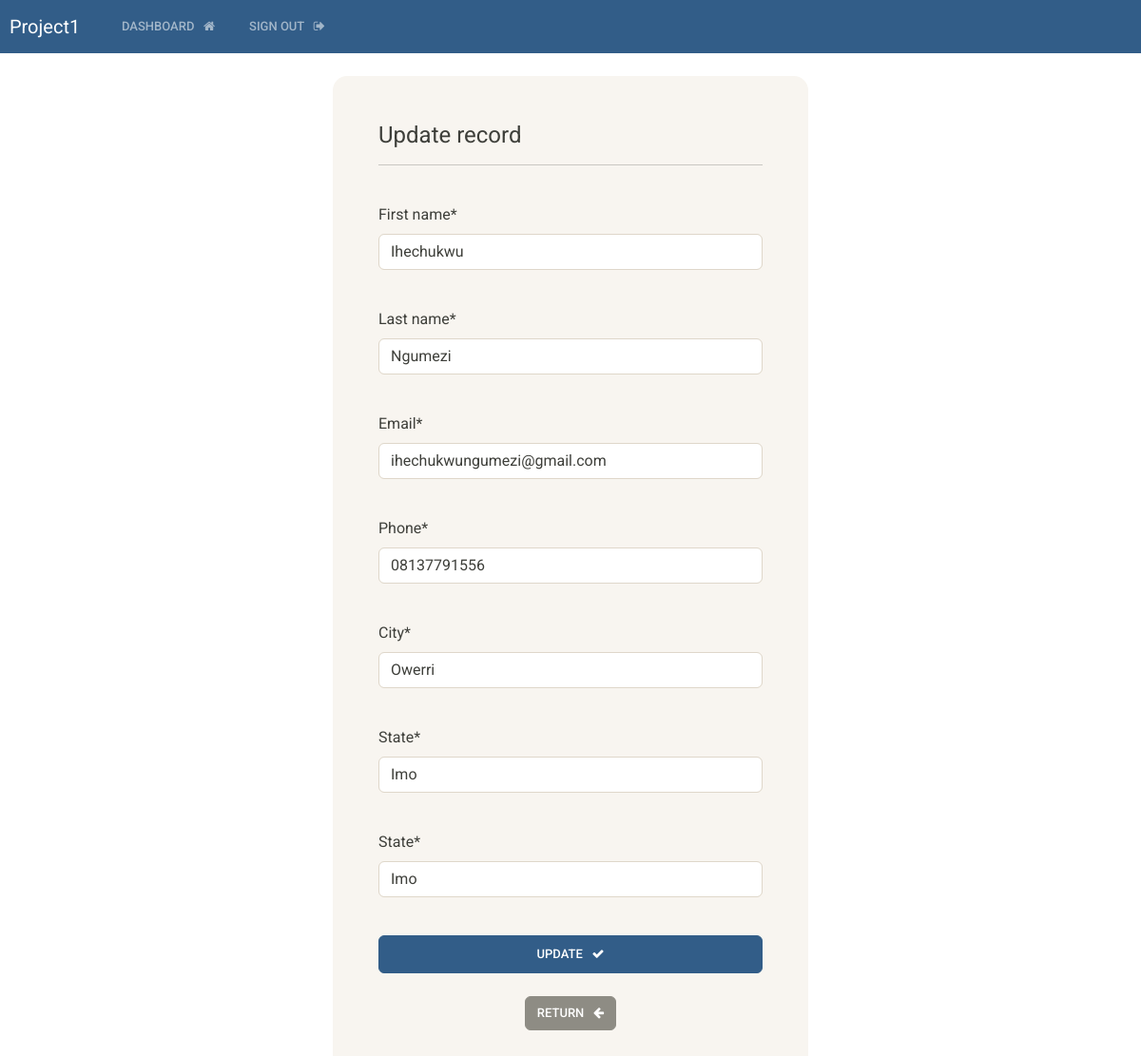
Page /update-record/2 (signed in) on the committed database.
### crud/models.py (models this page shows, shortened)
class Record(models.Model):
    user = models.ForeignKey(User, on_delete=models.CASCADE)
    creation_date = models.DateTimeField(auto_now_add=True)
    first_name = models.CharField(max_length=100)
    last_name = models.CharField(max_length=100)
    email = models.EmailField(max_length=100)
    phone = models.CharField(max_length=15)
    city = models.CharField(max_length=100)
    state = models.CharField(max_length=100)
    country = models.CharField(max_length=100)

### crud/views.py (the view)
# urls.py: path('update-record/<int:pk>', views.update_record, name = 'update-record'),
@login_required(login_url='my-login')
def update_record(request, pk):
    user_record = get_object_or_404(Record, user=request.user, id=pk)
    if request.method == 'POST':
        form = UpdateRecordForm(request.POST, instance=user_record)
        if form.is_valid():
            form.save()
            messages.success(request, 'update successful! ')
            return redirect('dashboard')
    else:
        form = UpdateRecordForm(instance=user_record)
    context = {'form':form, 'user_record':user_record}
    return render(request, 'crud/update-record.html', context=context)

### crud/forms.py
class UpdateRecordForm(forms.ModelForm):
    class Meta:
        model = Record
        fields = ['first_name','last_name','email','phone','city','state','country']

### crud/templates/crud/update-record.html (shortened to what this page needs)
{% extends 'crud/base.html' %}
{% load crispy_forms_tags %}
{% block content %}
<body>
    <div class="container bg-light shadow-mb p-5 form-layout">
        <h4>Update record</h4>
        <hr>
        <br>
        <form method="POST" autocomplete="off">
            {{form.first_name|as_crispy_field}}
            <br>
            {{form.last_name|as_crispy_field}}
            <br>
            {{form.email|as_crispy_field}}
            <br>
            {{form.phone|as_crispy_field}}
            <br>
            {{form.city|as_crispy_field}}
            <br>
            {{form.state|as_crispy_field}}
            <br>
            {{form.state|as_crispy_field}}
            <br>
            <button type="submit" class="btn btn-primary w-100 btn-block p-2">update &nbsp; <i class="fa fa-check" aria-hidden="true"></i></button>
        </form>
        <br>
        <div class="d-flex justify-content-center">
        <a href="{% url 'view-record' user_record.id %}" class="btn btn-secondary ">return &nbsp; <i class="fa fa-arrow-left" aria-hidden="true"></i></a>
         </div>
    </div>
</body>
{% endblock %}

### static/css/style.css (style rules this page uses)
.form-layout { border-radius: 15px; width: 500px; }

### rows in the picture
Record: first_name "Ihechukwu", last_name "Ngumezi", email "ihechukwungumezi@gmail.com", phone "08137791556", city "Owerri", state "Imo"
